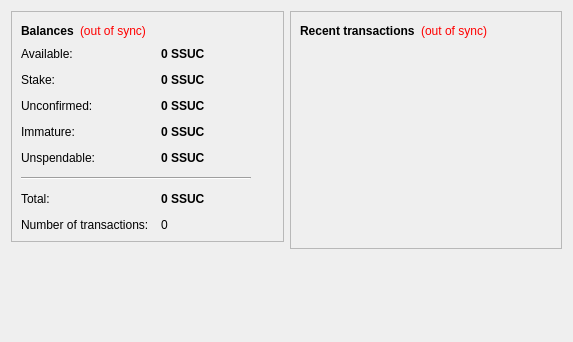
<?xml version="1.0" encoding="UTF-8"?>
<ui version="4.0">
 <class>OverviewPage</class>
 <widget class="QWidget" name="OverviewPage">
  <property name="geometry">
   <rect>
    <x>0</x>
    <y>0</y>
    <width>573</width>
    <height>342</height>
   </rect>
  </property>
  <property name="windowTitle">
   <string>Form</string>
  </property>
  <layout class="QHBoxLayout" name="horizontalLayout" stretch="1,1">
   <item>
    <layout class="QVBoxLayout" name="verticalLayout_2">
     <item>
      <widget class="QFrame" name="frame">
       <property name="frameShape">
        <enum>QFrame::StyledPanel</enum>
       </property>
       <property name="frameShadow">
        <enum>QFrame::Raised</enum>
       </property>
       <layout class="QVBoxLayout" name="verticalLayout_4">
        <item>
         <layout class="QHBoxLayout" name="horizontalLayout_4">
          <item>
           <widget class="QLabel" name="label_5">
            <property name="font">
             <font>
              <weight>75</weight>
              <bold>true</bold>
             </font>
            </property>
            <property name="text">
             <string>Balances</string>
            </property>
           </widget>
          </item>
          <item>
           <widget class="QLabel" name="labelWalletStatus">
            <property name="toolTip">
             <string>The displayed information may be out of date. Your wallet automatically synchronizes with the SSUnitedCoin network after a connection is established, but this process has not completed yet.</string>
            </property>
            <property name="styleSheet">
             <string notr="true">QLabel { color: red; }</string>
            </property>
            <property name="text">
             <string notr="true">(out of sync)</string>
            </property>
            <property name="alignment">
             <set>Qt::AlignLeading|Qt::AlignLeft|Qt::AlignVCenter</set>
            </property>
           </widget>
          </item>
          <item>
           <spacer name="horizontalSpacer_2">
            <property name="orientation">
             <enum>Qt::Horizontal</enum>
            </property>
            <property name="sizeHint" stdset="0">
             <size>
              <width>40</width>
              <height>20</height>
             </size>
            </property>
           </spacer>
          </item>
         </layout>
        </item>
        <item>
         <layout class="QFormLayout" name="formLayout_2">
          <property name="fieldGrowthPolicy">
           <enum>QFormLayout::AllNonFixedFieldsGrow</enum>
          </property>
          <property name="horizontalSpacing">
           <number>12</number>
          </property>
          <property name="verticalSpacing">
           <number>12</number>
          </property>
          <item row="0" column="0">
           <widget class="QLabel" name="labelAvailableText">
            <property name="toolTip">
             <string>Your current available balance</string>
            </property>
            <property name="text">
             <string>Available:</string>
            </property>
           </widget>
          </item>
          <item row="0" column="1">
           <widget class="QLabel" name="labelAvailable">
            <property name="font">
             <font>
              <weight>75</weight>
              <bold>true</bold>
             </font>
            </property>
            <property name="cursor">
             <cursorShape>IBeamCursor</cursorShape>
            </property>
            <property name="toolTip">
             <string>Your current available balance</string>
            </property>
            <property name="text">
             <string notr="true">0 SSUC</string>
            </property>
            <property name="alignment">
             <set>Qt::AlignLeading|Qt::AlignLeft|Qt::AlignVCenter</set>
            </property>
            <property name="textInteractionFlags">
             <set>Qt::LinksAccessibleByMouse|Qt::TextSelectableByKeyboard|Qt::TextSelectableByMouse</set>
            </property>
           </widget>
          </item>
          <item row="1" column="0">
           <widget class="QLabel" name="label_6">
            <property name="toolTip">
             <string>Total of coins that was staked, and do not yet count toward the current balance</string>
            </property>
            <property name="text">
             <string>Stake:</string>
            </property>
           </widget>
          </item>
          <item row="1" column="1">
           <widget class="QLabel" name="labelStake">
            <property name="font">
             <font>
              <weight>75</weight>
              <bold>true</bold>
             </font>
            </property>
            <property name="cursor">
             <cursorShape>IBeamCursor</cursorShape>
            </property>
            <property name="toolTip">
             <string>Total of coins that was staked, and do not yet count toward the current balance</string>
            </property>
            <property name="text">
             <string notr="true">0 SSUC</string>
            </property>
            <property name="alignment">
             <set>Qt::AlignLeading|Qt::AlignLeft|Qt::AlignVCenter</set>
            </property>
            <property name="textInteractionFlags">
             <set>Qt::LinksAccessibleByMouse|Qt::TextSelectableByKeyboard|Qt::TextSelectableByMouse</set>
            </property>
           </widget>
          </item>
          <item row="2" column="0">
           <widget class="QLabel" name="label_3">
            <property name="toolTip">
             <string>Total of transactions that have yet to be confirmed, and do not yet count toward the current balance</string>
            </property>
            <property name="text">
             <string>Unconfirmed:</string>
            </property>
           </widget>
          </item>
          <item row="2" column="1">
           <widget class="QLabel" name="labelUnconfirmed">
            <property name="font">
             <font>
              <weight>75</weight>
              <bold>true</bold>
             </font>
            </property>
            <property name="cursor">
             <cursorShape>IBeamCursor</cursorShape>
            </property>
            <property name="toolTip">
             <string>Total of transactions that have yet to be confirmed, and do not yet count toward the current balance</string>
            </property>
            <property name="text">
             <string notr="true">0 SSUC</string>
            </property>
            <property name="alignment">
             <set>Qt::AlignLeading|Qt::AlignLeft|Qt::AlignVCenter</set>
            </property>
            <property name="textInteractionFlags">
             <set>Qt::LinksAccessibleByMouse|Qt::TextSelectableByKeyboard|Qt::TextSelectableByMouse</set>
            </property>
           </widget>
          </item>
          <item row="3" column="0">
           <widget class="QLabel" name="labelImmatureText">
            <property name="toolTip">
             <string>Mined balance that has not yet matured</string>
            </property>
            <property name="text">
             <string>Immature:</string>
            </property>
           </widget>
          </item>
          <item row="3" column="1">
           <widget class="QLabel" name="labelImmature">
            <property name="font">
             <font>
              <weight>75</weight>
              <bold>true</bold>
             </font>
            </property>
            <property name="toolTip">
             <string>Mined balance that has not yet matured</string>
            </property>
            <property name="text">
             <string notr="true">0 SSUC</string>
            </property>
            <property name="alignment">
             <set>Qt::AlignLeading|Qt::AlignLeft|Qt::AlignVCenter</set>
            </property>
            <property name="textInteractionFlags">
             <set>Qt::LinksAccessibleByMouse|Qt::TextSelectableByKeyboard|Qt::TextSelectableByMouse</set>
            </property>
           </widget>
          </item>
          <item row="4" column="0">
           <widget class="QLabel" name="labelBalanceWatchOnlyText">
            <property name="toolTip">
             <string>Your unspendable balance</string>
            </property>
            <property name="text">
             <string>Unspendable:</string>
            </property>
           </widget>
          </item>
          <item row="4" column="1">
           <widget class="QLabel" name="labelBalanceWatchOnly">
            <property name="font">
             <font>
              <weight>75</weight>
              <bold>true</bold>
             </font>
            </property>
            <property name="cursor">
             <cursorShape>IBeamCursor</cursorShape>
            </property>
            <property name="toolTip">
             <string>Your unspendable balance</string>
            </property>
            <property name="text">
             <string notr="true">0 SSUC</string>
            </property>
            <property name="alignment">
             <set>Qt::AlignLeading|Qt::AlignLeft|Qt::AlignVCenter</set>
            </property>
            <property name="textInteractionFlags">
             <set>Qt::LinksAccessibleByMouse|Qt::TextSelectableByKeyboard|Qt::TextSelectableByMouse</set>
            </property>
           </widget>
          </item>
          <item row="5" column="0" colspan="2">
           <widget class="Line" name="line">
            <property name="maximumSize">
             <size>
              <width>230</width>
              <height>16777215</height>
             </size>
            </property>
            <property name="orientation">
             <enum>Qt::Horizontal</enum>
            </property>
           </widget>
          </item>
          <item row="6" column="0">
           <widget class="QLabel" name="labelTotalText">
            <property name="toolTip">
             <string>Your current total balance</string>
            </property>
            <property name="text">
             <string>Total:</string>
            </property>
           </widget>
          </item>
          <item row="6" column="1">
           <widget class="QLabel" name="labelTotal">
            <property name="font">
             <font>
              <weight>75</weight>
              <bold>true</bold>
             </font>
            </property>
            <property name="toolTip">
             <string>Your current total balance</string>
            </property>
            <property name="text">
             <string notr="true">0 SSUC</string>
            </property>
            <property name="alignment">
             <set>Qt::AlignLeading|Qt::AlignLeft|Qt::AlignVCenter</set>
            </property>
            <property name="textInteractionFlags">
             <set>Qt::LinksAccessibleByMouse|Qt::TextSelectableByKeyboard|Qt::TextSelectableByMouse</set>
            </property>
           </widget>
          </item>
          <item row="7" column="0">
           <widget class="QLabel" name="label_2">
            <property name="toolTip">
             <string>Total number of transactions in wallet</string>
            </property>
            <property name="text">
             <string>Number of transactions:</string>
            </property>
           </widget>
          </item>
          <item row="7" column="1">
           <widget class="QLabel" name="labelNumTransactions">
            <property name="toolTip">
             <string>Total number of transactions in wallet</string>
            </property>
            <property name="text">
             <string notr="true">0</string>
            </property>
           </widget>
          </item>
         </layout>
        </item>
       </layout>
      </widget>
     </item>
     <item>
      <spacer name="verticalSpacer">
       <property name="orientation">
        <enum>Qt::Vertical</enum>
       </property>
       <property name="sizeHint" stdset="0">
        <size>
         <width>20</width>
         <height>40</height>
        </size>
       </property>
      </spacer>
     </item>
    </layout>
   </item>
   <item>
    <layout class="QVBoxLayout" name="verticalLayout_3">
     <item>
      <widget class="QFrame" name="frame_2">
       <property name="frameShape">
        <enum>QFrame::StyledPanel</enum>
       </property>
       <property name="frameShadow">
        <enum>QFrame::Raised</enum>
       </property>
       <layout class="QVBoxLayout" name="verticalLayout">
        <item>
         <layout class="QHBoxLayout" name="horizontalLayout_2">
          <item>
           <widget class="QLabel" name="label_4">
            <property name="text">
             <string>&lt;b&gt;Recent transactions&lt;/b&gt;</string>
            </property>
           </widget>
          </item>
          <item>
           <widget class="QLabel" name="labelTransactionsStatus">
            <property name="toolTip">
             <string>The displayed information may be out of date. Your wallet automatically synchronizes with the SSUnitedCoin network after a connection is established, but this process has not completed yet.</string>
            </property>
            <property name="styleSheet">
             <string notr="true">QLabel { color: red; }</string>
            </property>
            <property name="text">
             <string notr="true">(out of sync)</string>
            </property>
            <property name="alignment">
             <set>Qt::AlignRight|Qt::AlignTrailing|Qt::AlignVCenter</set>
            </property>
           </widget>
          </item>
          <item>
           <spacer name="horizontalSpacer">
            <property name="orientation">
             <enum>Qt::Horizontal</enum>
            </property>
            <property name="sizeHint" stdset="0">
             <size>
              <width>40</width>
              <height>20</height>
             </size>
            </property>
           </spacer>
          </item>
         </layout>
        </item>
        <item>
         <widget class="QListView" name="listTransactions">
          <property name="styleSheet">
           <string notr="true">QListView { background: transparent; }</string>
          </property>
          <property name="frameShape">
           <enum>QFrame::NoFrame</enum>
          </property>
          <property name="verticalScrollBarPolicy">
           <enum>Qt::ScrollBarAlwaysOff</enum>
          </property>
          <property name="horizontalScrollBarPolicy">
           <enum>Qt::ScrollBarAlwaysOff</enum>
          </property>
          <property name="selectionMode">
           <enum>QAbstractItemView::NoSelection</enum>
          </property>
         </widget>
        </item>
       </layout>
      </widget>
     </item>
     <item>
      <spacer name="verticalSpacer_2">
       <property name="orientation">
        <enum>Qt::Vertical</enum>
       </property>
       <property name="sizeHint" stdset="0">
        <size>
         <width>20</width>
         <height>40</height>
        </size>
       </property>
      </spacer>
     </item>
    </layout>
   </item>
  </layout>
 </widget>
 <resources/>
 <connections/>
</ui>
